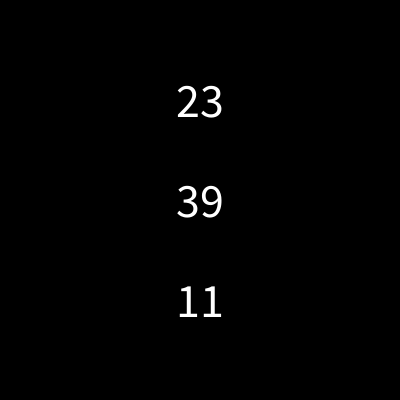
Frame 1 (no input)
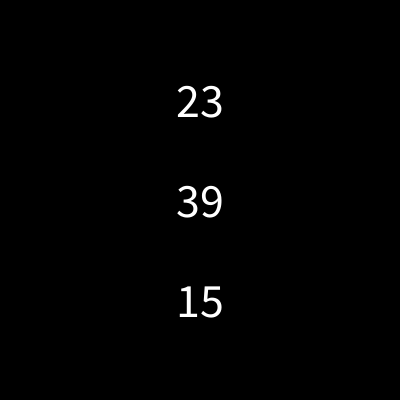
Frame 60 (the mouse pressed at the canvas centre just before this capture)
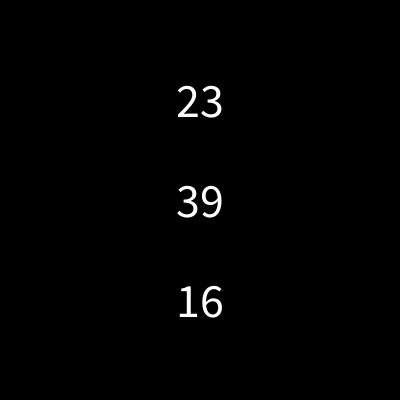
Frame 120 (the mouse held since frame 60 and released just before this capture)

The Processing sketch that drew these frames (run headless with seeded random() and noise(); from frame 60 on, the mouse is pressed at the canvas centre):

// Processing sketch: Basic_Time_Functions
// ── Basic_Time_Functions.pde
//通过 hour(), min(), second() 这三个函数可以获取当前时间

void setup(){
  size(400,400);
}

void draw(){
  background(0);
  
  int hr=hour();
  int min=minute();
  int sec=second();
  
  fill(255);
  textSize(48);
  textAlign(CENTER,CENTER);  
  text(hr,width/2,height*0.25);
  text(min,width/2,height*0.5);
  text(sec,width/2,height*0.75);
}
